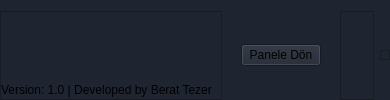
     <widget class="QFrame" name="footer_frame">
      <property name="styleSheet">
       <string notr="true">background-color: rgb(31, 37, 48);</string>
      </property>
      <property name="frameShape">
       <enum>QFrame::NoFrame</enum>
      </property>
      <property name="frameShadow">
       <enum>QFrame::Raised</enum>
      </property>
      <layout class="QHBoxLayout" name="horizontalLayout_5">
       <property name="leftMargin">
        <number>0</number>
       </property>
       <property name="rightMargin">
        <number>0</number>
       </property>
       <property name="bottomMargin">
        <number>0</number>
       </property>
       <item>
        <widget class="QFrame" name="footer_right_frame">
         <property name="frameShape">
          <enum>QFrame::StyledPanel</enum>
         </property>
         <property name="frameShadow">
          <enum>QFrame::Raised</enum>
         </property>
         <layout class="QHBoxLayout" name="horizontalLayout_6">
          <property name="leftMargin">
           <number>0</number>
          </property>
          <property name="bottomMargin">
           <number>2</number>
          </property>
          <item alignment="Qt::AlignLeft|Qt::AlignBottom">
           <widget class="QLabel" name="label_3">
            <property name="text">
             <string>Version: 1.0 | Developed by Berat Tezer</string>
            </property>
           </widget>
          </item>
         </layout>
        </widget>
       </item>
       <item>
        <layout class="QHBoxLayout" name="footer_center_frame">
         <item>
          <layout class="QHBoxLayout" name="footer_center_spacer">
           <item>
            <widget class="QLabel" name="space_lbl">
             <property name="text">
              <string/>
             </property>
            </widget>
           </item>
          </layout>
         </item>
         <item>
          <widget class="QPushButton" name="return_to_panel">
           <property name="cursor">
            <cursorShape>PointingHandCursor</cursorShape>
           </property>
           <property name="text">
            <string>Panele Dön</string>
           </property>
           <property name="icon">
            <iconset>
             <normaloff>Images/whiteIcons/bookmark.svg</normaloff>Images/whiteIcons/bookmark.svg</iconset>
           </property>
          </widget>
         </item>
         <item>
          <layout class="QHBoxLayout" name="footer_center_spacer2">
           <item>
            <widget class="QLabel" name="spacer_lbl">
             <property name="text">
              <string/>
             </property>
            </widget>
           </item>
          </layout>
         </item>
        </layout>
       </item>
       <item>
        <widget class="QFrame" name="footer_left_frame">
         <property name="frameShape">
          <enum>QFrame::StyledPanel</enum>
         </property>
         <property name="frameShadow">
          <enum>QFrame::Raised</enum>
         </property>
         <layout class="QHBoxLayout" name="horizontalLayout_7">
          <property name="spacing">
           <number>0</number>
          </property>
          <property name="leftMargin">
           <number>0</number>
          </property>
          <property name="topMargin">
           <number>0</number>
          </property>
          <property name="rightMargin">
           <number>0</number>
          </property>
          <property name="bottomMargin">
           <number>5</number>
          </property>
          <item alignment="Qt::AlignRight|Qt::AlignTop">
           <widget class="QPushButton" name="footer_info_button">
            <property name="styleSheet">
             <string notr="true">* {
	border: none;
}</string>
            </property>
            <property name="text">
             <string/>
            </property>
            <property name="icon">
             <iconset>
              <normaloff>Images/whiteIcons/help-circle.svg</normaloff>Images/whiteIcons/help-circle.svg</iconset>
            </property>
            <property name="iconSize">
             <size>
              <width>32</width>
              <height>32</height>
             </size>
            </property>
           </widget>
          </item>
         </layout>
        </widget>
       </item>
       <item>
        <widget class="QFrame" name="size_grip">
         <property name="minimumSize">
          <size>
           <width>10</width>
           <height>10</height>
          </size>
         </property>
         <property name="maximumSize">
          <size>
           <width>10</width>
           <height>10</height>
          </size>
         </property>
         <property name="frameShape">
          <enum>QFrame::StyledPanel</enum>
         </property>
         <property name="frameShadow">
          <enum>QFrame::Raised</enum>
         </property>
        </widget>
       </item>
      </layout>
     </widget>
